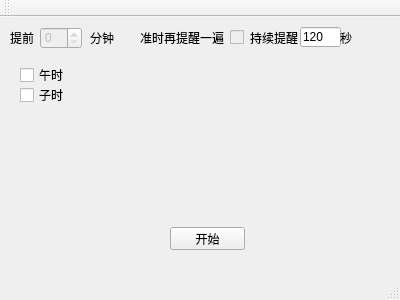
<?xml version="1.0" encoding="UTF-8"?>
<ui version="4.0">
 <class>MainWindow</class>
 <widget class="QMainWindow" name="MainWindow">
  <property name="geometry">
   <rect>
    <x>0</x>
    <y>0</y>
    <width>400</width>
    <height>300</height>
   </rect>
  </property>
  <property name="windowTitle">
   <string>MainWindow</string>
  </property>
  <widget class="QWidget" name="centralWidget">
   <widget class="QLabel" name="label">
    <property name="geometry">
     <rect>
      <x>10</x>
      <y>10</y>
      <width>31</width>
      <height>21</height>
     </rect>
    </property>
    <property name="text">
     <string>提前</string>
    </property>
   </widget>
   <widget class="QSpinBox" name="advanceSpinBox">
    <property name="enabled">
     <bool>false</bool>
    </property>
    <property name="geometry">
     <rect>
      <x>40</x>
      <y>10</y>
      <width>42</width>
      <height>22</height>
     </rect>
    </property>
   </widget>
   <widget class="QLabel" name="label_2">
    <property name="geometry">
     <rect>
      <x>90</x>
      <y>10</y>
      <width>54</width>
      <height>21</height>
     </rect>
    </property>
    <property name="text">
     <string>分钟</string>
    </property>
   </widget>
   <widget class="QLabel" name="label_3">
    <property name="geometry">
     <rect>
      <x>140</x>
      <y>10</y>
      <width>91</width>
      <height>21</height>
     </rect>
    </property>
    <property name="text">
     <string>准时再提醒一遍</string>
    </property>
   </widget>
   <widget class="QCheckBox" name="onTimeNoticeAgainCheckBox">
    <property name="enabled">
     <bool>false</bool>
    </property>
    <property name="geometry">
     <rect>
      <x>230</x>
      <y>10</y>
      <width>21</width>
      <height>21</height>
     </rect>
    </property>
    <property name="text">
     <string/>
    </property>
   </widget>
   <widget class="QCheckBox" name="wuShiCheckBox">
    <property name="geometry">
     <rect>
      <x>20</x>
      <y>50</y>
      <width>71</width>
      <height>16</height>
     </rect>
    </property>
    <property name="text">
     <string>午时</string>
    </property>
   </widget>
   <widget class="QCheckBox" name="ziShiCheckBox">
    <property name="geometry">
     <rect>
      <x>20</x>
      <y>70</y>
      <width>71</width>
      <height>16</height>
     </rect>
    </property>
    <property name="text">
     <string>子时</string>
    </property>
   </widget>
   <widget class="QPushButton" name="startPushButton">
    <property name="geometry">
     <rect>
      <x>170</x>
      <y>210</y>
      <width>75</width>
      <height>23</height>
     </rect>
    </property>
    <property name="text">
     <string>开始</string>
    </property>
   </widget>
   <widget class="QLabel" name="label_4">
    <property name="geometry">
     <rect>
      <x>250</x>
      <y>10</y>
      <width>54</width>
      <height>21</height>
     </rect>
    </property>
    <property name="text">
     <string>持续提醒</string>
    </property>
   </widget>
   <widget class="QLineEdit" name="lastAlertSecLineEdit">
    <property name="geometry">
     <rect>
      <x>300</x>
      <y>10</y>
      <width>41</width>
      <height>20</height>
     </rect>
    </property>
    <property name="text">
     <string>120</string>
    </property>
   </widget>
   <widget class="QLabel" name="label_5">
    <property name="geometry">
     <rect>
      <x>340</x>
      <y>10</y>
      <width>21</width>
      <height>21</height>
     </rect>
    </property>
    <property name="text">
     <string>秒</string>
    </property>
   </widget>
  </widget>
  <widget class="QMenuBar" name="menuBar">
   <property name="geometry">
    <rect>
     <x>0</x>
     <y>0</y>
     <width>400</width>
     <height>23</height>
    </rect>
   </property>
  </widget>
  <widget class="QToolBar" name="mainToolBar">
   <attribute name="toolBarArea">
    <enum>TopToolBarArea</enum>
   </attribute>
   <attribute name="toolBarBreak">
    <bool>false</bool>
   </attribute>
  </widget>
  <widget class="QStatusBar" name="statusBar"/>
 </widget>
 <layoutdefault spacing="6" margin="11"/>
 <resources/>
 <connections/>
</ui>
